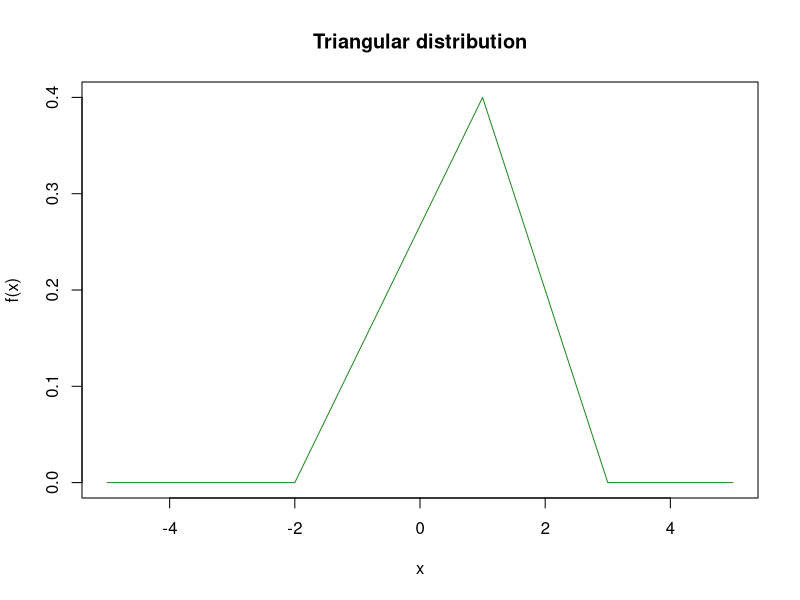
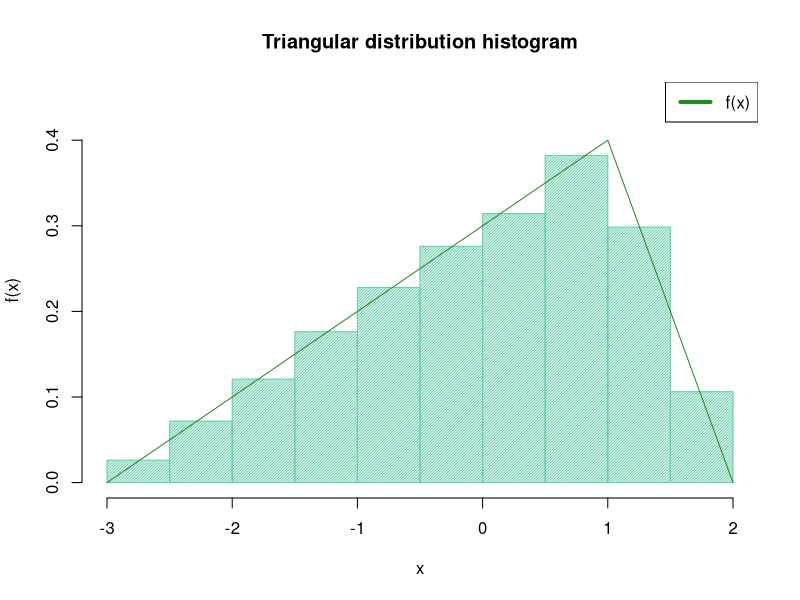
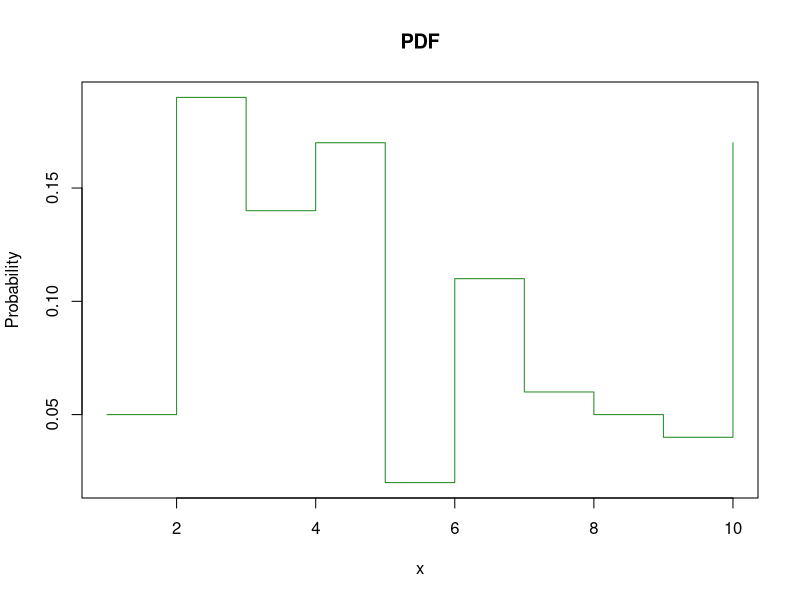
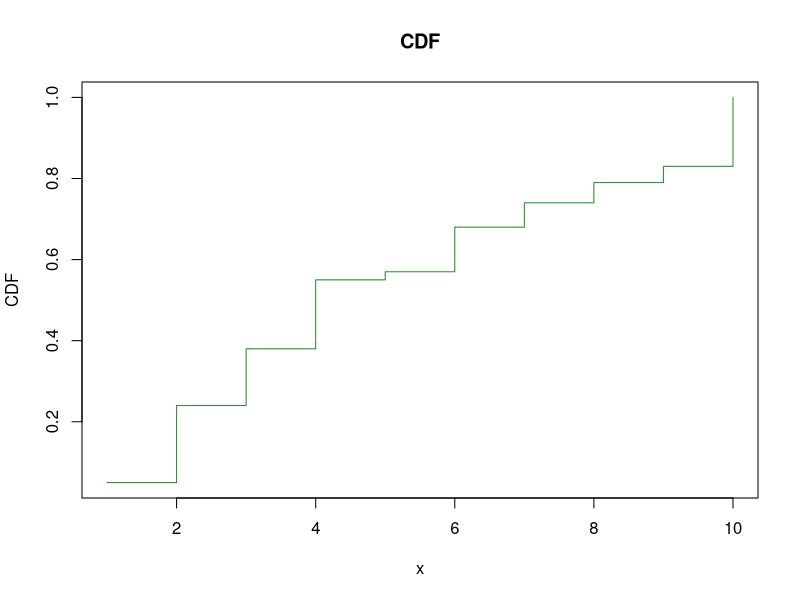
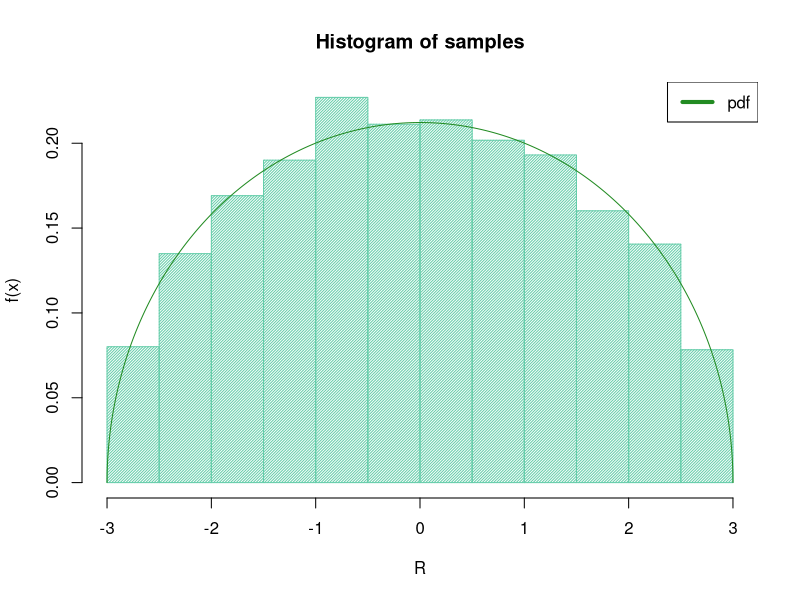

Write the R code that produced these figures, in order.
## ---- chunk 1
knitr::opts_chunk$set(echo = TRUE)
## ---- chunk 2
f <- function(x, a, b, c) {
  func <- ifelse(a<=x & x<c, 2*(x-a)/((b-a)*(c-a)), 
                 ifelse(c<=x & x<=b, 2*(b-x)/((b-a)*(b-c)), 0))
  return(func)
}

x <- seq(-5, 5, 0.001)
a <- -2
b <- 3
c <- 1

plot(x, f(x, a, b, c),
     type = "l",
     xlab = "x",
     ylab = "f(x)",
     main = "Triangular distribution",
     col = "forestgreen")
## ---- chunk 3
set.seed(5)

cdf_f <- function(x, a, b, c) {
  func <- ifelse(x<a, 0,
                 ifelse(x<=c, (a-x)^2/((a-b)*(a-c)), 
                        ifelse(x<=b, (x-a)*(a-2*b+x)/((a-b)*(b-c)), 1)))
  return(func)
}

q_f <- function(x, a, b, c) {
  func <- ifelse(x<=cdf_f(c, a, b, c), a+sqrt((b-a)*(c-a)*x),
               ifelse(x>cdf_f(c, a, b, c), b-sqrt((1-x)*(b-a)*(b-c)), 0))
  return(func)
}

r_f <- function(n, a, b, c) {
    func <- q_f(runif(n), a, b, c)
    return(func)
}
## ---- chunk 4
set.seed(5)

a <- -3
b <- 2
c <- 1
f_samples <- r_f(10000, a, b, c)
f_samples[1:10]

hist(f_samples, 
     xlab = "x",
     ylab = "f(x)",
     main = "Triangular distribution histogram",
     col = "aquamarine3",
     density = 50,
     freq = F,
     ylim = c(0, 0.45))

lines(seq(a, b, 0.001), f(seq(a, b, 0.001), a, b, c),
      col = "forestgreen")

legend("topright", c("f(x)"), lwd=4, col="forestgreen")
## ---- chunk 5
p <- c(0.05, 0.19, 0.14, 0.17, 0.02, 0.11, 0.06, 0.05, 0.04, 0.17)
csum <- cumsum(p)

plot(seq(1, 10), p,
     xlab = "x",
     ylab = "Probability",
     type = "s",
     col = "forestgreen",
     main = "PDF")

plot(seq(1, 10), csum,
     xlab = "x",
     ylab = "CDF",
     type = "s",
     col = "forestgreen",
     main = "CDF")
## ---- chunk 6
set.seed(10)

r_p <- function(n){
  unif <- runif(n)
  store <- c()
  for (i in 1:n) {
    #cat("unif[i]:", unif[i], " csum:", csum, "\n")
    v <- which.max(unif[i]<csum)
    #cat("v:", v, "\n")
    store <- c(store,v)
  }
  return(store)
} 

samples <- r_p(10)
samples
## ---- chunk 7
f <- function(x, R) {
  func <- ifelse(x>=-R & x<= R, 2*sqrt(R^2-x^2)/(pi*R^2), 0)
  return(func)
}

r_f <- function(R) {
  a <- -R
  b <- R
  n <- 10000
  M <- 2/(pi*R)
  udist2 <- runif(n, 0, 1)
  udist1 <- runif(n, a, b)
  y <- ifelse(udist2 * M < f(udist1, R), udist1, NA)
  y.clean <- y[!is.na(y)]
  return(y.clean[1:n])
}

samples <- r_f(3)
hist(samples,
     freq = F,
     xlab = "R",
     ylab = "f(x)",
     col = "aquamarine3",
     density = 50,
     main = "Histogram of samples")

lines(seq(-3,3,0.001), f(seq(-3,3,0.001), 3),
      col = "forestgreen")

legend("topright", c("pdf"), lwd=4, col="forestgreen")
## ---- chunk 8
#rerlang <- function(n, m, beta){
#    Num <- n*m
#    vals <- matrix((1/beta)*log(1/(1-runif(Num))),
#                   nrow=m)
#    return(colSums(vals))
#}

#m <- 5
#b <- 0.5
#n <- 1e6

#hist(rerlang(n,m,b), freq=FALSE, xlab="Binning", 
#     col="cornflowerblue",
#    main="Histogram (normalized) and Probability Density Function")

#xs <- seq(1,45,0.01)
#lines(xs, dgamma(xs,m,b), col="#ABCDEF", lwd=3)

#legend('topright',
#       c("Histogram","PDF (Gamma(m,b))"), 
#       fill=c("cornflowerblue","#ABCDEF")
#      )
## ---- chunk 9
seed = 5772156649
x = seed
generated <- c(x)

for(i in 1:10){
    x.squared <- x^2
    number <- unlist(strsplit(as.character(x.squared),""))
    middle <- ceiling(length(number)/2)
    start <- middle - 4
    end <- middle + 5
    number.after.trimming <- number[start:end]
    x <- as.numeric(paste(number.after.trimming, collapse=""))
    generated <- c(generated, x)
}

cat(generated)
